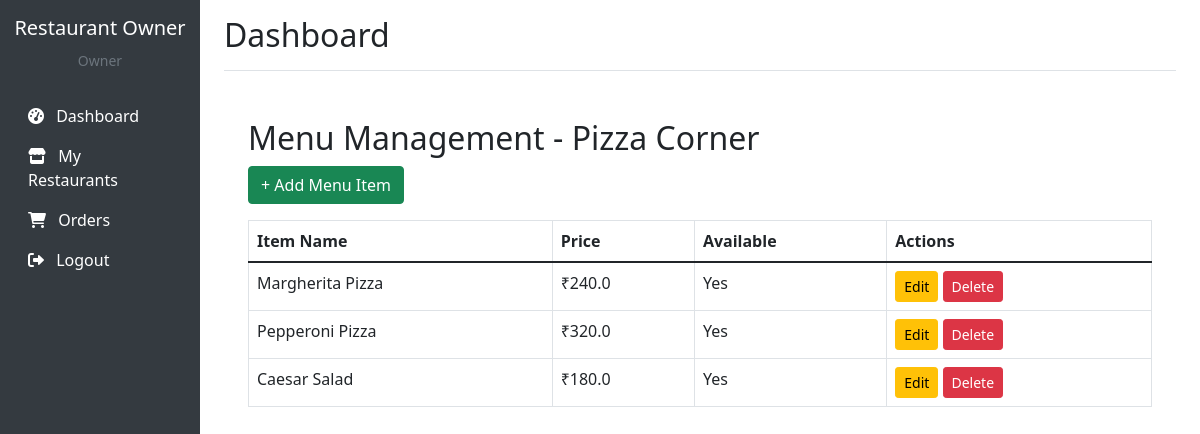
Screenshot of /restaurant-owner/restaurant/2/menu (signed in) with the database file from the repository.
### models/user.py (models this page shows, shortened)
class User(UserMixin, db.Model):
    __tablename__ = 'users'
    id = db.Column(db.Integer, primary_key=True)
    username = db.Column(db.String(80), unique=True, nullable=False)
    email = db.Column(db.String(120), unique=True, nullable=False)
    password_hash = db.Column(db.String(128), nullable=False)
    first_name = db.Column(db.String(50), nullable=False)
    last_name = db.Column(db.String(50), nullable=False)
    phone = db.Column(db.String(20), nullable=True)
    address = db.Column(db.Text, nullable=True)
    city = db.Column(db.String(50), nullable=True)
    role = db.Column(
        db.String(20),
        nullable=False,
        default='customer'  # customer, restaurant_owner, delivery_person, admin
    )
    is_active = db.Column(db.Boolean, default=True)
    is_verified = db.Column(db.Boolean, default=False)
    created_at = db.Column(db.DateTime, default=datetime.utcnow)
    last_login = db.Column(db.DateTime, nullable=True)
    carts = db.relationship(
        'Cart', backref='user', lazy=True, cascade='all, delete-orphan'
    )
    customer_orders = db.relationship(
        "Order",
        foreign_keys="Order.customer_id",
        back_populates="customer",
    )
    delivery_orders = db.relationship(
        "Order",
        foreign_keys="Order.delivery_person_id",
        back_populates="delivery_person",
    )
    restaurants = db.relationship('Restaurant', backref='owner', lazy=True)
    def is_restaurant_owner(self):
        return self.role == 'restaurant_owner'

### models/restaurant.py (models this page shows, shortened)
class Restaurant(db.Model):
    __tablename__ = 'restaurants'
    id = db.Column(db.Integer, primary_key=True)
    name = db.Column(db.String(100), nullable=False)
    description = db.Column(db.Text, nullable=True)
    cuisine = db.Column(db.String(50), nullable=False)
    rating = db.Column(db.Float, default=0.0)
    delivery_time = db.Column(db.String(20), nullable=True)
    image = db.Column(db.String(200), nullable=True)
    cover_image = db.Column(db.String(200), nullable=True)
    type = db.Column(db.String(20), nullable=False, default='both')  # veg, non-veg, both
    address = db.Column(db.Text, nullable=False)
    city = db.Column(db.String(50), nullable=False)
    phone = db.Column(db.String(20), nullable=False)
    email = db.Column(db.String(120), nullable=True)
    opening_time = db.Column(db.String(10), nullable=True)
    closing_time = db.Column(db.String(10), nullable=True)
    delivery_fee = db.Column(db.Float, default=0.0)
    minimum_order = db.Column(db.Float, default=0.0)
    is_active = db.Column(db.Boolean, default=True)
    is_verified = db.Column(db.Boolean, default=False)
    owner_id = db.Column(db.Integer, db.ForeignKey('users.id'), nullable=False)
    created_at = db.Column(db.DateTime, default=datetime.utcnow)
    updated_at = db.Column(db.DateTime, default=datetime.utcnow, onupdate=datetime.utcnow)
    menus = db.relationship('Menu', backref='restaurant', lazy=True, cascade='all, delete-orphan')
    orders = db.relationship("Order", back_populates="restaurant", lazy=True)

### models/menu.py (models this page shows, shortened)
class Menu(db.Model):
    __tablename__ = 'menus'
    id = db.Column(db.Integer, primary_key=True)
    restaurant_id = db.Column(db.Integer, db.ForeignKey('restaurants.id'), nullable=False)
    name = db.Column(db.String(100), nullable=False)
    description = db.Column(db.Text, nullable=True)
    price = db.Column(db.Float, nullable=False)
    discounted_price = db.Column(db.Float, nullable=True)
    category = db.Column(db.String(50), nullable=True)
    type = db.Column(db.String(20), nullable=False, default='veg')  # veg, non-veg
    image = db.Column(db.String(200), nullable=True)
    ingredients = db.Column(db.Text, nullable=True)
    allergens = db.Column(db.String(200), nullable=True)
    spice_level = db.Column(db.String(20), nullable=True)  # mild, medium, hot, very_hot
    preparation_time = db.Column(db.Integer, nullable=True)  # in minutes
    calories = db.Column(db.Integer, nullable=True)
    is_available = db.Column(db.Boolean, default=True)
    is_featured = db.Column(db.Boolean, default=False)
    sort_order = db.Column(db.Integer, default=0)
    created_at = db.Column(db.DateTime, default=datetime.utcnow)
    updated_at = db.Column(db.DateTime, default=datetime.utcnow, onupdate=datetime.utcnow)

### controllers/restaurant_owner_controller.py (the view)
@restaurant_owner_bp.route('/restaurant/<int:restaurant_id>/menu')
@login_required
@restaurant_owner_required
def menu_management(restaurant_id):
    user = get_current_user()
    restaurant = restaurant_dao.get_restaurant_by_id(restaurant_id)
    if not restaurant or restaurant.owner_id != user.id:
        flash('Restaurant not found or access denied', 'error')
        return redirect(url_for('restaurant_owner.restaurants'))
    page = request.args.get('page', 1, type=int)
    category = request.args.get('category', '')
    menus = menu_dao.get_menu_by_restaurant(restaurant_id, category=category, page=page)
    categories = menu_dao.get_categories_by_restaurant(restaurant_id)
    return render_template('restaurant_owner/menu_management.html',
                           restaurant=restaurant,
                           menus=menus,
                           categories=categories,
                           selected_category=category)

### dao/menu_dao.py (called while the page is built)
    def get_menu_by_restaurant(self, restaurant_id, category='', type_filter='', page=None, per_page=None):
        query = Menu.query.filter(
            and_(
                Menu.restaurant_id == restaurant_id,
                Menu.is_available == True
            )
        )
        if category:
            query = query.filter_by(category=category)
        if type_filter:
            query = query.filter_by(type=type_filter)
        query = query.order_by(Menu.sort_order, Menu.category, Menu.name)
        if page and per_page:
            return query.paginate(page=page, per_page=per_page, error_out=False)
        else:
            return query.all()

    def get_categories_by_restaurant(self, restaurant_id):
        categories = db.session.query(Menu.category).filter(
            and_(
                Menu.restaurant_id == restaurant_id,
                Menu.is_available == True
            )
        ).distinct().all()
        return [category[0] for category in categories if category[0]]

### dao/restaurant_dao.py (called while the page is built)
    def get_restaurant_by_id(self, restaurant_id):
        return Restaurant.query.get(restaurant_id)

### utils/auth.py (called while the page is built)
def get_current_user():
    user_id = session.get('user_id')
    if user_id:
        return User.query.get(user_id)
    return None

def login_required(f):
    @wraps(f)
    def decorated_function(*args, **kwargs):
        if not g.current_user:
            flash('Please log in to access this page.', 'error')
            return redirect(url_for('auth.login'))
        return f(*args, **kwargs)
    return decorated_function

def restaurant_owner_required(f):
    @wraps(f)
    def decorated_function(*args, **kwargs):
        if not g.current_user:
            flash('Please log in to access this page.', 'error')
            return redirect(url_for('auth.login'))
        if not g.current_user.is_restaurant_owner():
            flash('Access denied. Restaurant owner access required.', 'error')
            return redirect(url_for('public.index'))
        return f(*args, **kwargs)
    return decorated_function

### templates/restaurant_owner/menu_management.html
{% extends "restaurant_owner/base.html" %}
{% block content %}
<div class="container mt-5">
    <h2>Menu Management - {{ restaurant.name }}</h2>
    <a href="{{ url_for('restaurant_owner.add_menu_item', restaurant_id=restaurant.id) }}"
       class="btn btn-success mb-3">+ Add Menu Item</a>
    <table class="table table-bordered">
        <thead>
            <tr>
                <th>Item Name</th>
                <th>Price</th>
                <th>Available</th>
                <th>Actions</th>
            </tr>
        </thead>
        <tbody>
        {% for item in menus %}
            <tr>
                <td>{{ item.name }}</td>
                <td>₹{{ item.price }}</td>
                <td>{{ "Yes" if item.is_available else "No" }}</td>
                <td>
                    <a href="{{ url_for('restaurant_owner.edit_menu_item', restaurant_id=restaurant.id, item_id=item.id) }}" class="btn btn-warning btn-sm">Edit</a>
                    <form action="{{ url_for('restaurant_owner.delete_menu_item', restaurant_id=restaurant.id, item_id=item.id) }}" method="POST" style="display:inline;">
    <button type="submit" class="btn btn-danger btn-sm">Delete</button>
</form>
                </td>
            </tr>
        {% else %}
            <tr>
                <td colspan="4" class="text-center">No menu items found.</td>
            </tr>
        {% endfor %}
        </tbody>
    </table>
</div>
{% endblock %}

### templates/restaurant_owner/base.html (shortened to what this page needs)
<!DOCTYPE html>
<html lang="en">
<head>
    <link href="https://cdn.jsdelivr.net/npm/bootstrap@5.1.3/dist/css/bootstrap.min.css" rel="stylesheet">
    <link href="https://cdnjs.cloudflare.com/ajax/libs/font-awesome/6.0.0/css/all.min.css" rel="stylesheet">
</head>
<body>
    <div class="container-fluid">
        <div class="row">
            <nav class="col-md-3 col-lg-2 d-md-block sidebar collapse">
                <div class="position-sticky pt-3">
                    <div class="text-center mb-4">
                        <h5 class="text-white">Restaurant Owner</h5>
                        <small class="text-muted">{{ user.name if user else 'Owner' }}</small>
                    </div>
                    <ul class="nav flex-column">
                        <li class="nav-item">
                            <a class="nav-link" href="{{ url_for('restaurant_owner.dashboard') }}">
                                <i class="fas fa-tachometer-alt me-2"></i>
                                Dashboard
                            </a>
                        </li>
                        <li class="nav-item">
                            <a class="nav-link" href="{{ url_for('restaurant_owner.restaurants') }}">
                                <i class="fas fa-store me-2"></i>
                                My Restaurants
                            </a>
                        </li>
                        <li class="nav-item">
                            <a class="nav-link" href="{{ url_for('restaurant_owner.orders') }}">
                                <i class="fas fa-shopping-cart me-2"></i>
                                Orders
                            </a>
                        </li>
                        <li class="nav-item">
                            <a class="nav-link" href="{{ url_for('auth.logout') }}">
                                <i class="fas fa-sign-out-alt me-2"></i>
                                Logout
                            </a>
                        </li>
                    </ul>
                </div>
            </nav>
            <main class="col-md-9 ms-sm-auto col-lg-10 px-md-4">
                <div class="d-flex justify-content-between flex-wrap flex-md-nowrap align-items-center pt-3 pb-2 mb-3 border-bottom">
                    <h1 class="h2">{% block page_title %}Dashboard{% endblock %}</h1>
                </div>
                {% block content %}{% endblock %}
            </main>
        </div>
    </div>
</body>
</html>

### templates/restaurant_owner/base.html (style rules this page uses)
.sidebar { min-height: 100vh; background-color: #343a40; }
.sidebar .nav-link { color: #fff; }

### rows the page displays
User: last_name "Owner"
Restaurant: name "Pizza Corner"
Menu: name "Margherita Pizza", price "240.0", is_available "Yes"
Menu: name "Pepperoni Pizza", price "320.0", is_available "Yes"
Menu: name "Caesar Salad", price "180.0", is_available "Yes"
